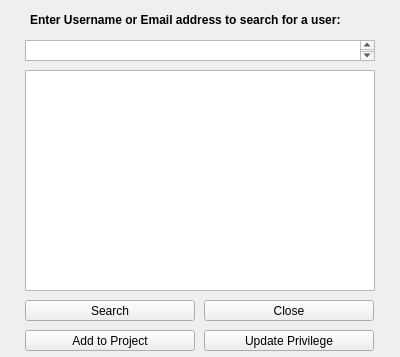
<?xml version="1.0" encoding="UTF-8"?>
<ui version="4.0">
 <class>AddUserToProject</class>
 <widget class="QWidget" name="AddUserToProject">
  <property name="geometry">
   <rect>
    <x>0</x>
    <y>0</y>
    <width>400</width>
    <height>357</height>
   </rect>
  </property>
  <property name="windowTitle">
   <string>Form</string>
  </property>
  <widget class="QTextEdit" name="userInfoInput">
   <property name="geometry">
    <rect>
     <x>25</x>
     <y>40</y>
     <width>350</width>
     <height>21</height>
    </rect>
   </property>
   <property name="html">
    <string>&lt;!DOCTYPE HTML PUBLIC &quot;-//W3C//DTD HTML 4.0//EN&quot; &quot;http://www.w3.org/TR/REC-html40/strict.dtd&quot;&gt;
&lt;html&gt;&lt;head&gt;&lt;meta name=&quot;qrichtext&quot; content=&quot;1&quot; /&gt;&lt;style type=&quot;text/css&quot;&gt;
p, li { white-space: pre-wrap; }
&lt;/style&gt;&lt;/head&gt;&lt;body style=&quot; font-family:'MS Shell Dlg 2'; font-size:8.25pt; font-weight:400; font-style:normal;&quot;&gt;
&lt;p align=&quot;center&quot; style=&quot;-qt-paragraph-type:empty; margin-top:0px; margin-bottom:0px; margin-left:0px; margin-right:0px; -qt-block-indent:0; text-indent:0px;&quot;&gt;&lt;br /&gt;&lt;/p&gt;&lt;/body&gt;&lt;/html&gt;</string>
   </property>
  </widget>
  <widget class="QPushButton" name="pushButton">
   <property name="geometry">
    <rect>
     <x>25</x>
     <y>300</y>
     <width>170</width>
     <height>21</height>
    </rect>
   </property>
   <property name="text">
    <string>Search</string>
   </property>
  </widget>
  <widget class="QPushButton" name="pushButton_2">
   <property name="geometry">
    <rect>
     <x>204</x>
     <y>300</y>
     <width>170</width>
     <height>21</height>
    </rect>
   </property>
   <property name="text">
    <string>Close</string>
   </property>
  </widget>
  <widget class="QListWidget" name="userList">
   <property name="geometry">
    <rect>
     <x>25</x>
     <y>70</y>
     <width>350</width>
     <height>221</height>
    </rect>
   </property>
  </widget>
  <widget class="QPushButton" name="addToProject">
   <property name="geometry">
    <rect>
     <x>25</x>
     <y>330</y>
     <width>170</width>
     <height>21</height>
    </rect>
   </property>
   <property name="text">
    <string>Add to Project</string>
   </property>
  </widget>
  <widget class="QPushButton" name="updatePrivilege">
   <property name="geometry">
    <rect>
     <x>204</x>
     <y>330</y>
     <width>170</width>
     <height>21</height>
    </rect>
   </property>
   <property name="text">
    <string>Update Privilege</string>
   </property>
  </widget>
  <widget class="QLabel" name="label">
   <property name="geometry">
    <rect>
     <x>30</x>
     <y>10</y>
     <width>341</width>
     <height>20</height>
    </rect>
   </property>
   <property name="font">
    <font>
     <weight>75</weight>
     <italic>false</italic>
     <bold>true</bold>
    </font>
   </property>
   <property name="text">
    <string>Enter Username or Email address to search for a user:</string>
   </property>
  </widget>
 </widget>
 <resources/>
 <connections/>
</ui>
